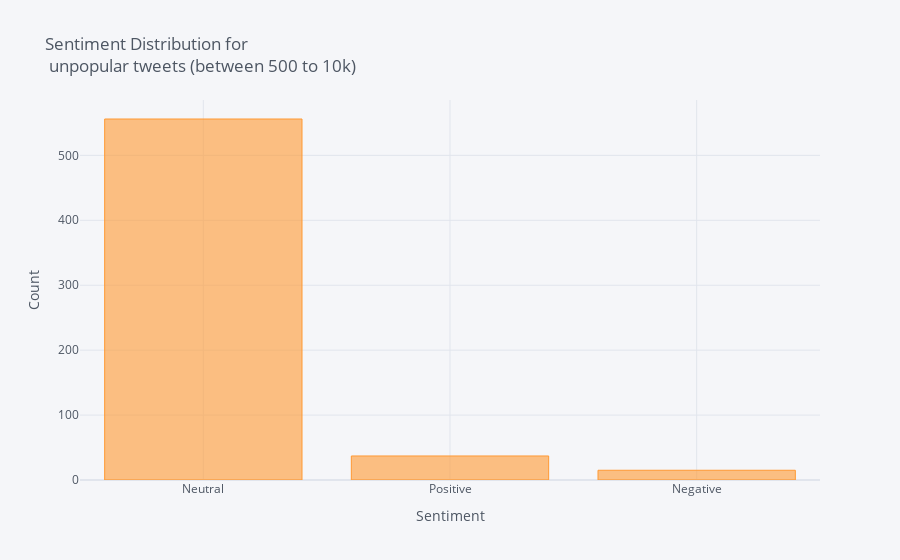

This figure's notebook cell:
### Code cell
df_unpopular = df[df['rt_count'] <= 100]
df_unpopular['Sentiment'].value_counts().iplot(kind='bar', xTitle='Sentiment',
                                    yTitle='Count', title = ('Sentiment Distribution for <br> unpopular tweets (between 500 to 10k)'))

### Figure 1 — Plotly figure (JSON) as saved in the notebook; plotly's stock layout.template omitted (floating-point values rounded to 4 significant figures)
{"data": [{"marker": {"color": "rgba(255, 153, 51, 0.6)", "line": {"color": "rgba(255, 153, 51, 1.0)", "width": 1}}, "name": "Sentiment", "orientation": "v", "text": "", "type": "bar", "x": ["Neutral", "Positive", "Negative"], "y": [556, 37, 15]}], "layout": {"legend": {"bgcolor": "#F5F6F9", "font": {"color": "#4D5663"}}, "paper_bgcolor": "#F5F6F9", "plot_bgcolor": "#F5F6F9", "title": {"font": {"color": "#4D5663"}, "text": "Sentiment Distribution for <br> unpopular tweets (between 500 to 10k)"}, "xaxis": {"gridcolor": "#E1E5ED", "showgrid": true, "tickfont": {"color": "#4D5663"}, "title": {"font": {"color": "#4D5663"}, "text": "Sentiment"}, "zerolinecolor": "#E1E5ED"}, "yaxis": {"gridcolor": "#E1E5ED", "showgrid": true, "tickfont": {"color": "#4D5663"}, "title": {"font": {"color": "#4D5663"}, "text": "Count"}, "zerolinecolor": "#E1E5ED"}}}
